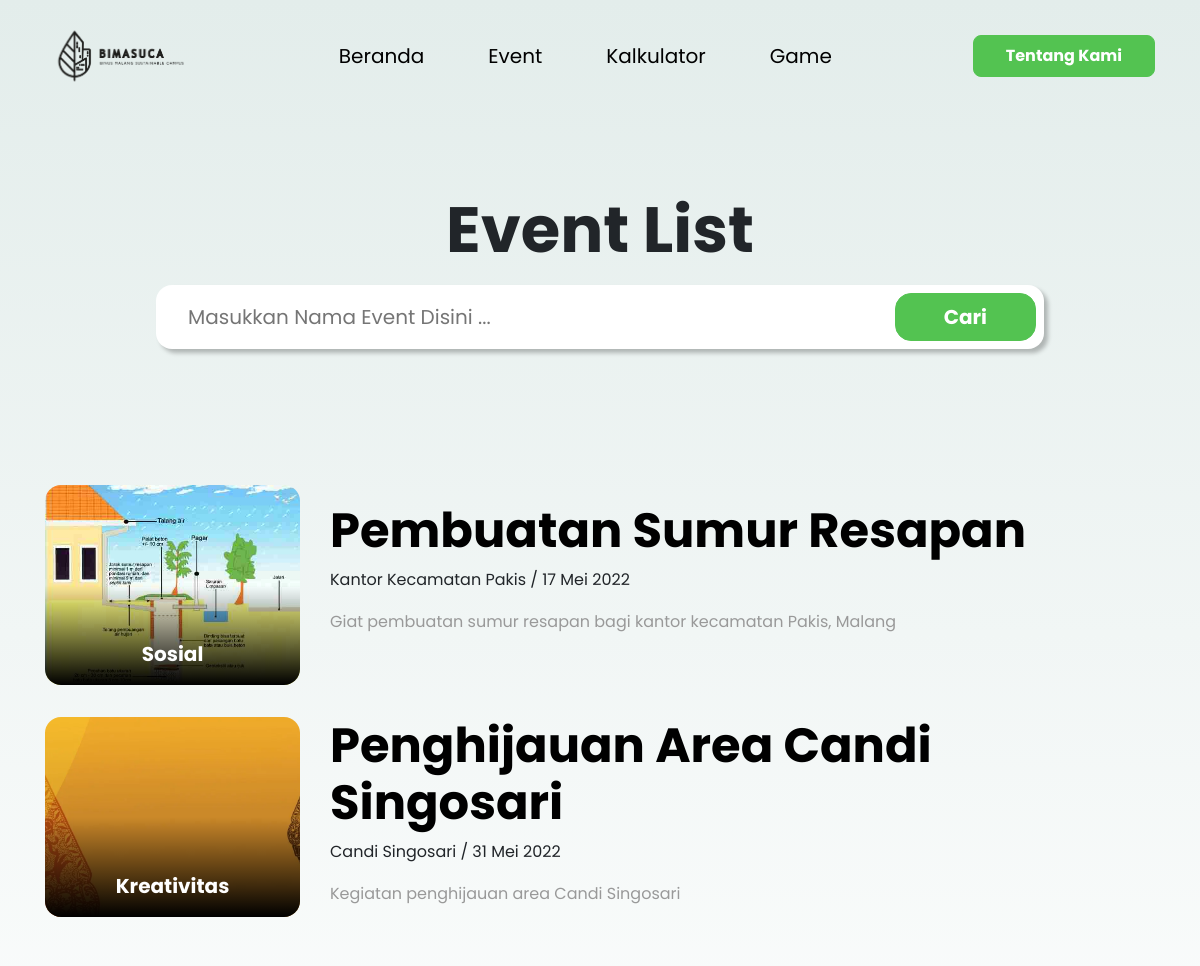
Page /view/event.php?halaman=2 (upper part) on the earlier database version.
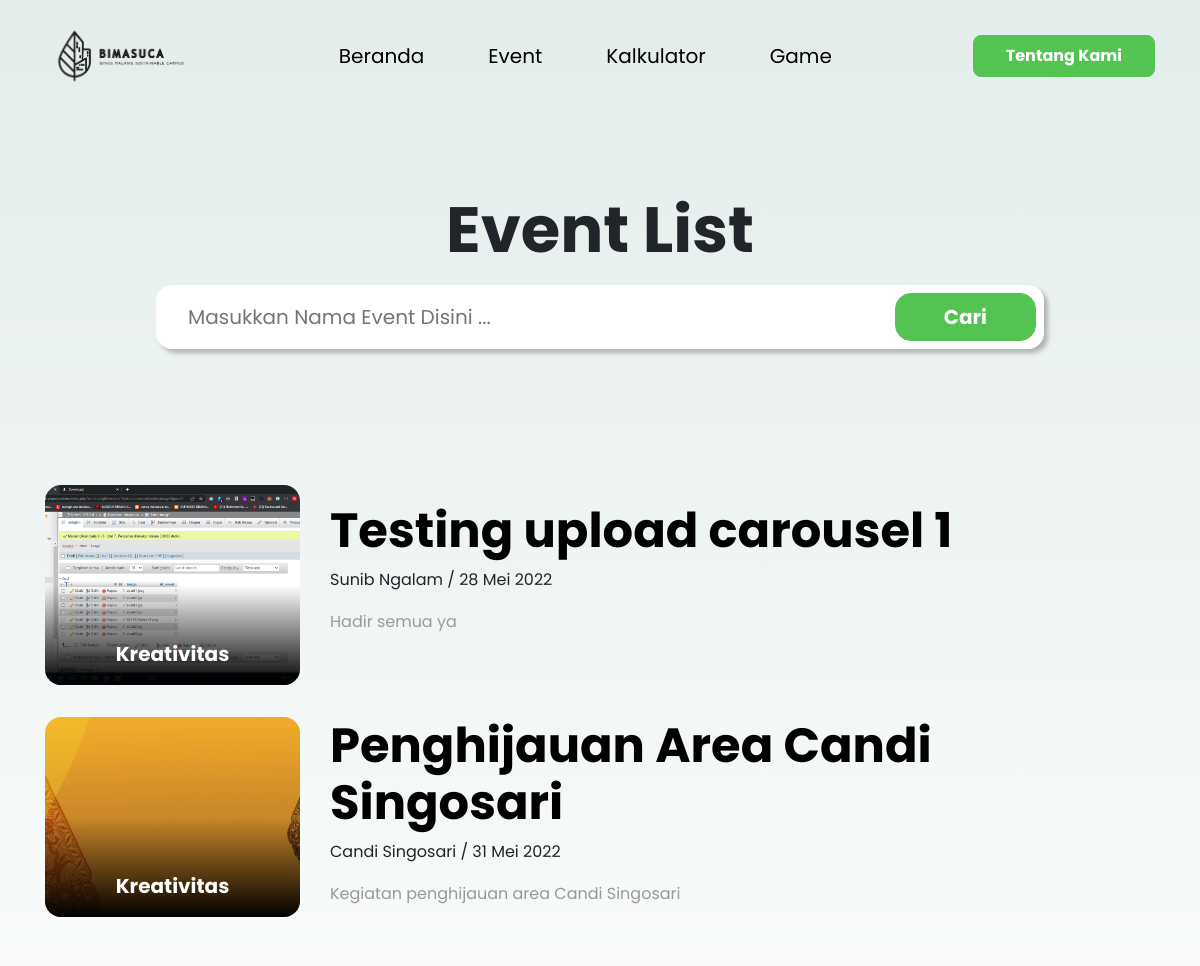
Same page on the later database version.
### tables this page shows
CREATE TABLE `event` (
  `id` int(100) NOT NULL,
  `ident` varchar(300) DEFAULT NULL,
  `nama_event` varchar(300) DEFAULT NULL,
  `tempat` varchar(300) DEFAULT NULL,
  `tanggal_post` date DEFAULT NULL,
  `tanggal` date DEFAULT NULL,
  `deskripsi` varchar(300) DEFAULT NULL,
  `gambar_cover` varchar(300) DEFAULT NULL,
  `kategori` int(100) DEFAULT NULL
);

CREATE TABLE `kategori` (
  `id` int(100) NOT NULL,
  `kategori` varchar(300) NOT NULL
);

### view/event.php (the view, shortened to what this page needs)
<?php
    include '../koneksi.php';
    if(isset($_GET['cari'])){
        $cari = $_GET['cari'];
        $query = "SELECT
        event.id, nama_event, tempat, tanggal_post, tanggal, deskripsi, gambar,
        kategori.kategori AS nama_kategori, event.kategori AS id_kategori
        FROM event INNER JOIN kategori ON event.kategori = kategori.id
        WHERE (nama_event LIKE '%$cari%') ORDER BY tanggal ASC";
    }else{
        $query = "SELECT event.id, nama_event, tempat, tanggal_post, tanggal, deskripsi, gambar_cover, kategori.kategori AS nama_kategori, event.kategori AS id_kategori FROM event INNER JOIN kategori ON event.kategori = kategori.id ORDER BY tanggal ASC";
    }
    $jumlahDataHalaman = 4;
    $halamanAktif = isset($_GET['halaman']) ? $_GET['halaman'] : 1;
    $awalData = ($jumlahDataHalaman * $halamanAktif) - $jumlahDataHalaman;
    $query.=" LIMIT $awalData, $jumlahDataHalaman";
    $exec = mysqli_query($koneksi,$query);
?>
<!DOCTYPE html>
<html lang="en">
<head>
    <link rel="stylesheet" href="https://cdn.jsdelivr.net/npm/bootstrap@4.6.1/dist/css/bootstrap.min.css">
    <link rel="stylesheet" href="../assets/css/styleUser.css">
</head>
<body>
    <div class="wrapper">
        <?php
            include 'layout/header.php';
        ?>
        <div class="background">
            <section class="bg-eventSearch">
                <div class="container">
                    <h1>Event List</h1>
                    <div class="input">
                        <form action="event.php" class="d-flex justify-content-between w-100" method="GET">
                            <?php if(isset($_GET['cari'])) {?>
                                <input type="text" placeholder="Masukkan Nama Event Disini ..." id="cari" name="cari" value="<?=$cari?>">
                            <?php } else { ?>
                                <input type="text" placeholder="Masukkan Nama Event Disini ..." id="cari" name="cari">
                            <?php } ?>
                            <button>Cari</button>
                        </form>
                    </div>
                </div>
            </section>
            <section class="bg-eventList">
                <div class="container">
                    <div class="eventList-container">
                        <?php while($event_fetch = mysqli_fetch_array($exec)) { ?>
                            <div class="eventList-card">
                                <?php
                                    $date = $event_fetch['tanggal'];
                                    $month = array('Januari', 'Februari', 'Maret', 'April', 'Mei', 'Juni', 'Juli', 'Agustus', 'September', 'Oktober', 'November', 'Desember');
                                    $tanggal_hari = (int)date('d', strtotime($date));
                                    $bulan_hari = $month[((int)date('m', strtotime($date))) - 1];
                                    $tahun_hari = (int)date('Y', strtotime($date));
                                ?>
                                <div class="row">
                                    <div class="col-lg-3">
                                        <div class="eventList-image">
                                            <img src="../assets/upload_images/event/<?=$event_fetch['gambar_cover'];?>" alt="<?=$event_fetch['gambar_cover'];?>" class="w-100">
                                            <div class="eventList-kategori">
                                                <span><?=$event_fetch['nama_kategori'];?></span>
                                            </div>
                                        </div>
                                    </div>
                                    <div class="col-lg-9">
                                        <div class="eventList-text">
                                            <a href="detailEvent.php?id=<?=$event_fetch['id'];?>">
                                                <h2><?=$event_fetch['nama_event'];?></h2>
                                            </a>
                                            <span><?=$event_fetch['tempat'];?> / <?=$tanggal_hari.' '.$bulan_hari.' '.$tahun_hari ?></span>
                                            <p>
                                                <?=strip_tags($event_fetch['deskripsi']);?>
                                            </p>
                                        </div>
                                    </div>
                                </div>
                            </div>
                        <?php } ?>
                    </div>
                </div>
            </section>
        </div>
    </div>
</body>
</html>

Differences in the rows shown:
no longer on this page (row unchanged): event: gambar_cover (picture), kategori.kategori "Sosial", nama_event "Pembuatan Sumur Resapan", tempat "Kantor Kecamatan Pakis", tanggal "17", tanggal "Mei", tanggal "2022", deskripsi "Giat pembuatan sumur resapan bagi kantor kecamatan Pakis, Malang"
added event: gambar_cover (picture), kategori.kategori "Kreativitas", nama_event "Testing upload carousel 1", tempat "Sunib Ngalam", tanggal "28", tanggal "Mei", tanggal "2022", deskripsi "Hadir semua ya"
